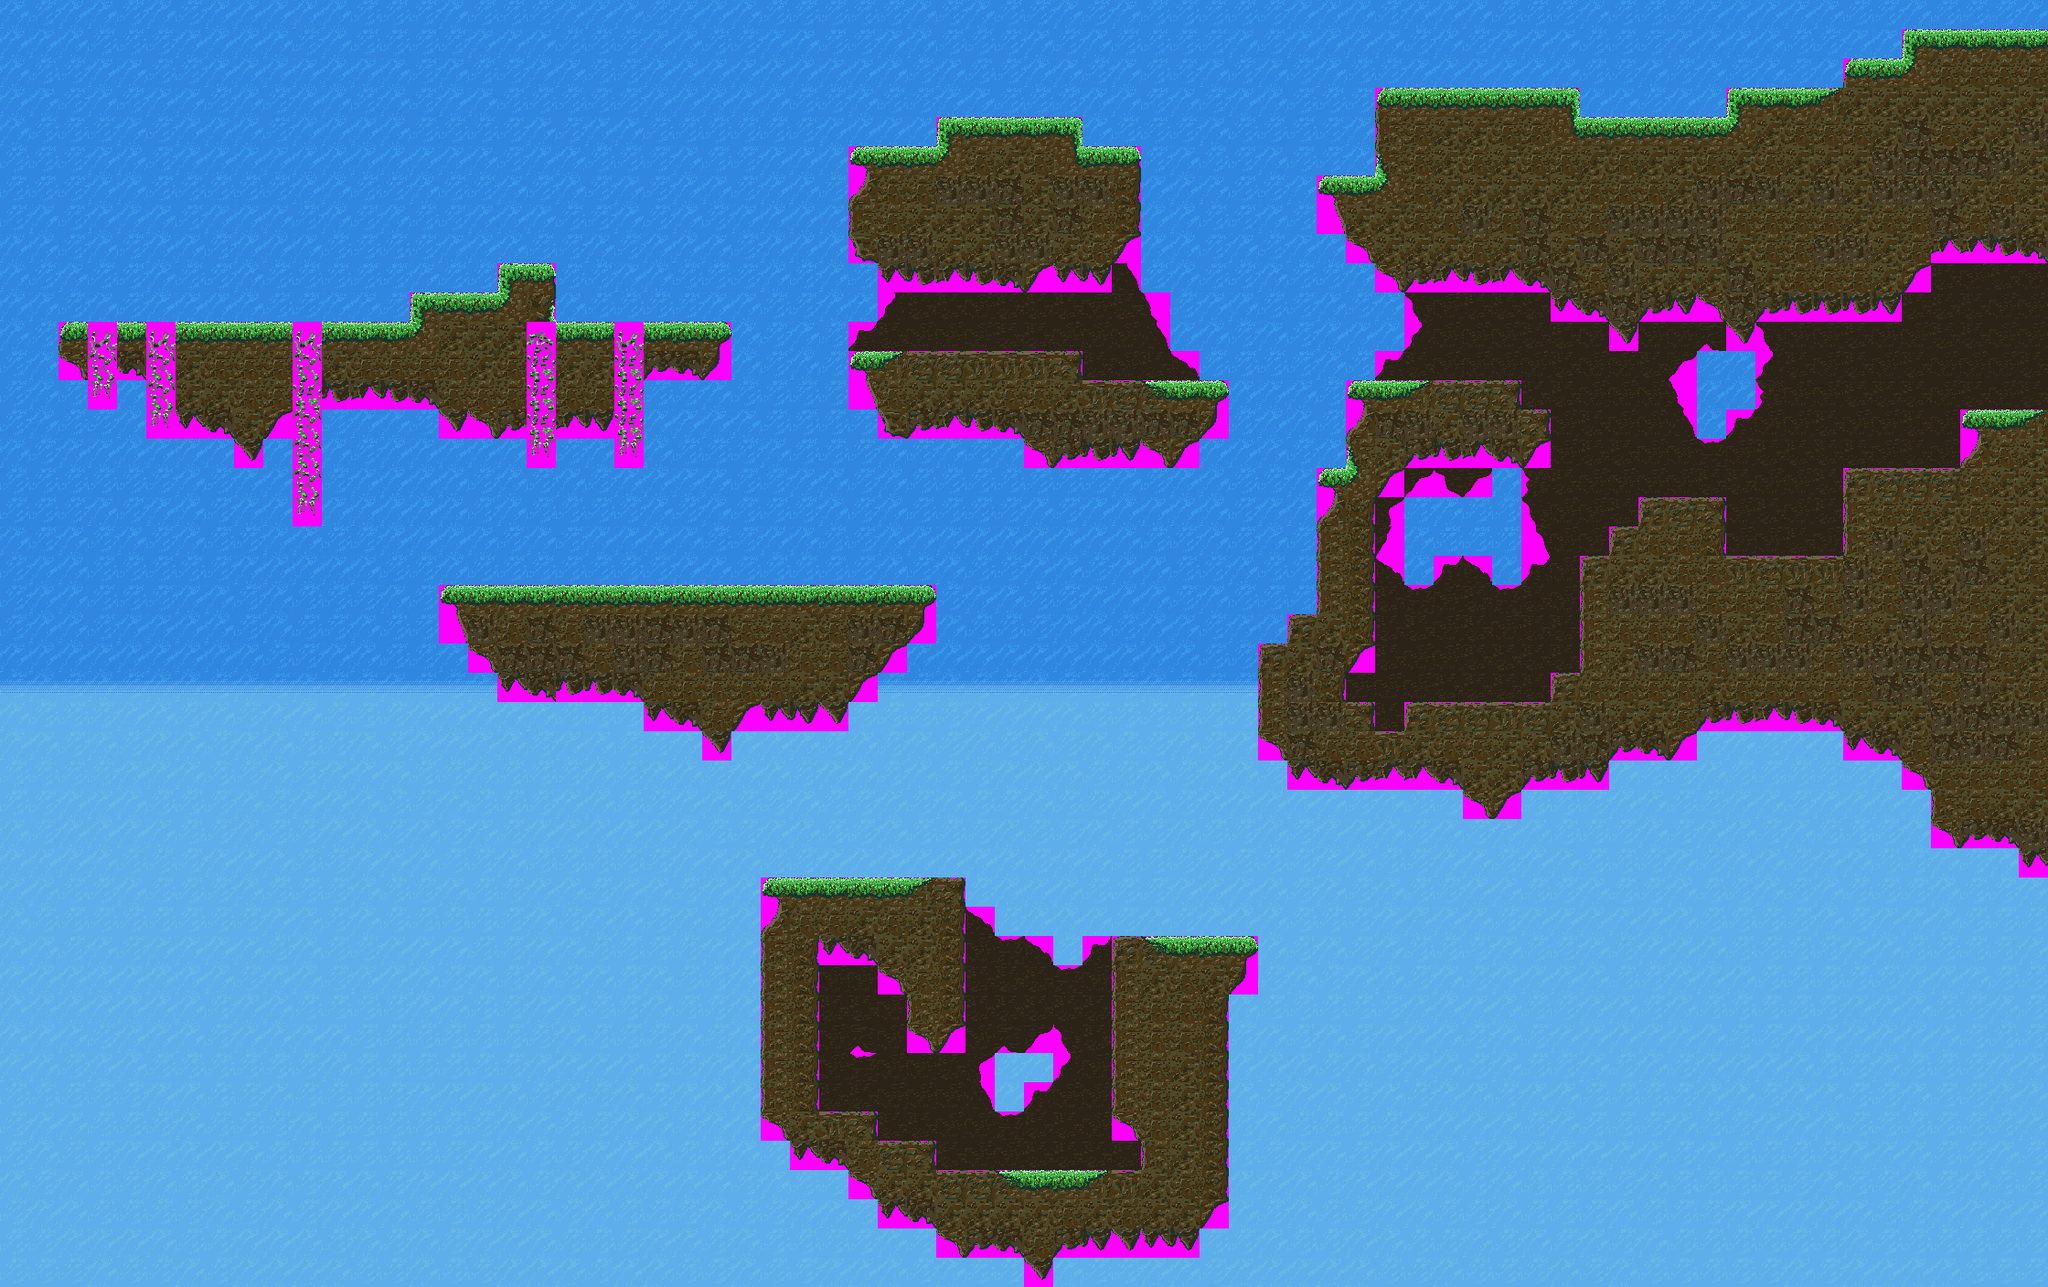

This game map was drawn from its Tiled (.tmx) file and the tilesets committed beside it. A one-line description and the trimmed map source follow:
An orthogonal 70x44 tile map with 32x32 px tiles, 4 tile layers (sky, bg0, midground, vines).

<map version="1.0" orientation="orthogonal" width="70" height="44" tilewidth="32" tileheight="32">
 <tileset firstgid="1" name="testtileset" tilewidth="32" tileheight="32">
  <image source="../images/testtileset.png" trans="ff00ff" width="448" height="448" />
 </tileset>
 <layer name="sky" width="70" height="44">
  <data>[3080 cells, 3080 non-empty, 6 distinct tile ids]</data>
 </layer>
 <layer name="bg0" width="70" height="44">
  <data>[3080 cells, 410 non-empty, 16 distinct tile ids]</data>
 </layer>
 <layer name="midground" width="70" height="44">
  <data>[3080 cells, 772 non-empty, 37 distinct tile ids]</data>
 </layer>
 <layer name="vines" width="70" height="44">
  <data>[3080 cells, 24 non-empty, 6 distinct tile ids]</data>
 </layer>
</map>